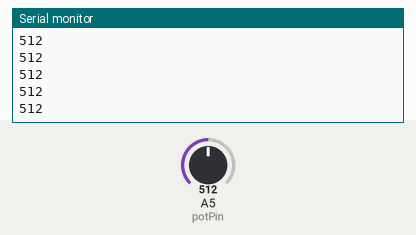
A sketch run on a simulated Arduino Uno, built with avr-gcc and run on an emulated ATmega328P. Shown: the last lines printed to the serial monitor. The inputs (shaded band) are chosen by the test bench; at power-on: A5 (potPin) = 512.

Above: at 1.2 s.
1.3 s: A5 (potPin) set to 716
At 2.3 s:
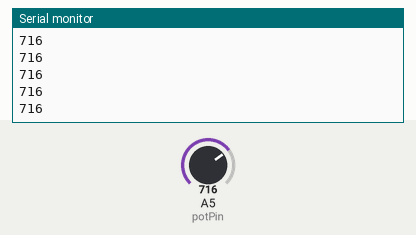
2.8 s: A5 (potPin) set to 900
At 3.3 s:
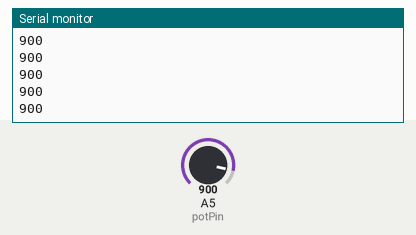
Timing chart, 0 to 5.8 s (numbered marks = the images above; inputs shaded):
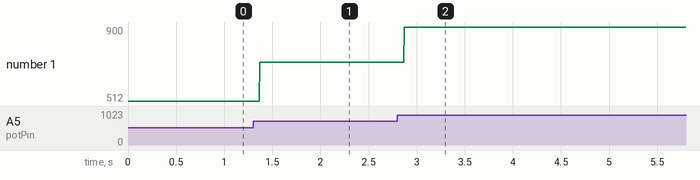

Measured:
- after the input at 1.3 s, the serial monitor: prints a new line after 0.07 s (image 1)
- after the input at 2.8 s, the serial monitor: prints a new line after 0.07 s (image 2)
- plotted number 1: 512 → 716 after the input at 1.3 s, 716 → 900 after the input at 2.8 s

The sketch:

PotentiometerRead.ino
```cpp
int potPin = A5;  // analog pin for the potentiometer
int val;    // variable to read the value from potentiometer

void setup() {
  pinMode(potPin,INPUT);
  Serial.begin(9600);
}

void loop() {
  val = analogRead(potPin);            // reads the value of the potentiometer (value between 0 and 1023)
  Serial.println(val);                 // print it to the serial monitor
}
```
